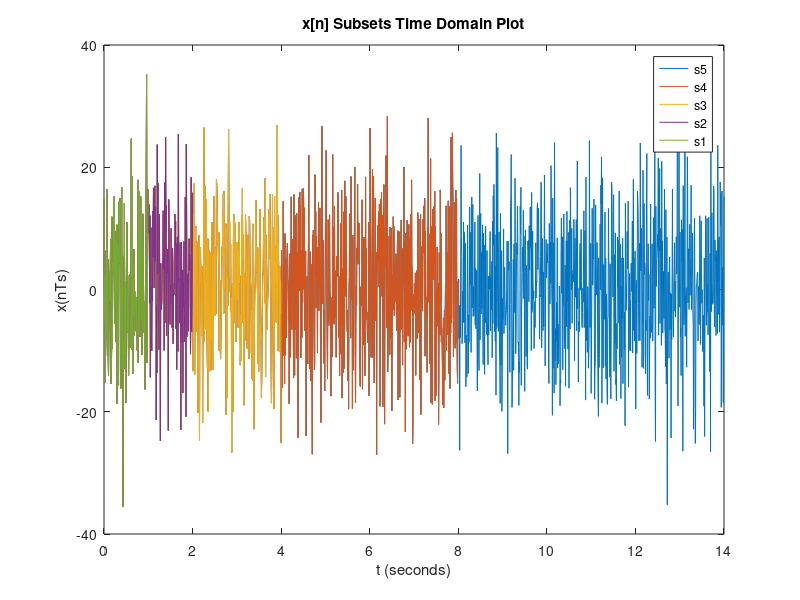

MATLAB code to generate this figure:
load('xn.mat');
Fs = 128;   %Sampling Frequency
T = 1/Fs;   %Sampling Period

s1 = xn(1:129);
s2 = xn(1:257);
s3 = xn(1:513);
s4 = xn(1:1025);
s5 = xn(1:1793);

ls1 = length(s1);
ls2 = length(s2);
ls3 = length(s3);
ls4 = length(s4);
ls5 = length(s5);

ts1 = (0:ls1-1)*T;
ts2 = (0:ls2-1)*T;
ts3 = (0:ls3-1)*T;
ts4 = (0:ls4-1)*T;
ts5 = (0:ls5-1)*T;

plot(ts5,s5,ts4,s4,ts3,s3,ts2,s2,ts1,s1);

title('x[n] Subsets Time Domain Plot');
xlabel('t (seconds)');
ylabel('x(nTs)');
legend('s5','s4','s3','s2','s1');
